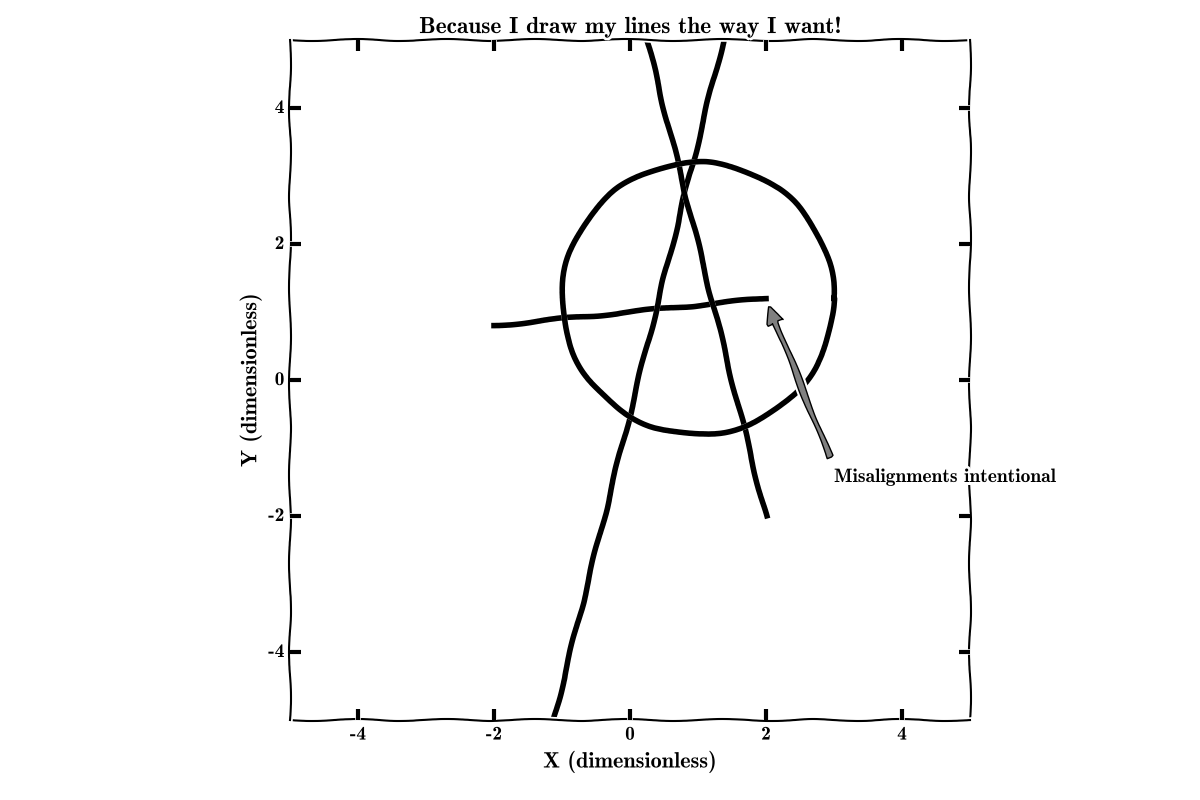

Generate this figure with Python:
# -*- coding: utf-8 -*-
"""

With special dedication to my favourite anarchist ;) Also, thanks to my friend
Sophia for the inspiration.

Created on Sun Apr 10 14:47:16 2016

@author: alek
@version: 1.0.0
@since: Sun Apr 10 14:47:16 2016

CHANGELOG:
Sun Apr 10 13:02:16 2016 - 1.0.0 - alek - Issued the first draft version.
"""

import matplotlib.pyplot, numpy
matplotlib.pyplot.xkcd()

x = numpy.linspace(-2,2,40) # X coordinates of the lines.
y1 = 0.1*x + 1 # Horizontal line.
y2 = 4*x - 0.5 # Rising edge of the A
y3 = -4*x + 6 # Falling edge of the A

t = numpy.linspace(0,2*numpy.pi,500) # Curvilinear coordinates around the circle around A
radius = 2
xc = radius*numpy.cos(t)+1 # Circle's Xes.
yc = radius*numpy.sin(t)+1.2 # And Ys.

fig = matplotlib.pyplot.figure(figsize=(12, 8))
ax = fig.gca()
ax.set_aspect("equal")

ax.set_title("Because I draw my lines the way I want!")
ax.set_xlabel("X (dimensionless)",size=16)
ax.set_ylabel("Y (dimensionless)",size=16)

ax.set_xlim([-5,5])
ax.set_ylim([-5,5])

ax.plot(x,y1,c='k',lw='4',ls='-')
ax.plot(x,y2,c='k',lw='4',ls='-')
ax.plot(x,y3,c='k',lw='4',ls='-')
ax.plot(xc,yc,c='k',lw='4',ls='-')

ax.annotate('Misalignments intentional', xy=(2, 1.2), xytext=(3, -1.5),
	arrowprops=dict(facecolor='0.5', shrink=0.05))

matplotlib.pyplot.subplots_adjust(left=0.1, right=0.95, top=0.95, bottom=0.1)

fig.show()
